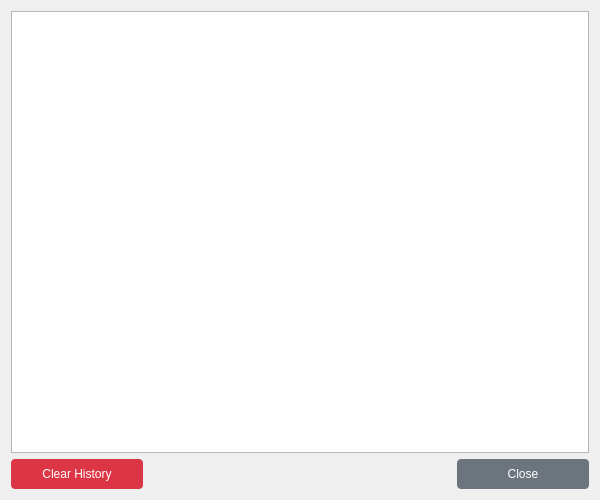
<?xml version="1.0" encoding="UTF-8"?>
<ui version="4.0">
 <class>HistoryDialog</class>
 <widget class="QDialog" name="HistoryDialog">
  <property name="geometry">
   <rect>
    <x>0</x>
    <y>0</y>
    <width>600</width>
    <height>500</height>
   </rect>
  </property>
  <property name="windowTitle">
   <string>Vaccine History Log</string>
  </property>
  <layout class="QVBoxLayout" name="verticalLayout">
   <item>
    <widget class="QListView" name="listView">
     <property name="styleSheet">
      <string notr="true">QListView {
    font-family: Consolas, monospace;
    font-size: 11pt;
    background-color: #f8f9fa;
    border: 1px solid #dee2e6;
    border-radius: 4px;
    padding: 5px;
}
QListView::item {
    padding: 5px;
    border-bottom: 1px solid #dee2e6;
}
QListView::item:hover {
    background-color: #e9ecef;
}
color: rgb(0, 0, 0);</string>
     </property>
    </widget>
   </item>
   <item>
    <layout class="QHBoxLayout" name="horizontalLayout">
     <item>
      <widget class="QPushButton" name="btnClear">
       <property name="styleSheet">
        <string notr="true">QPushButton {
    background-color: #dc3545;
    color: white;
    padding: 8px 16px;
    border-radius: 4px;
    min-width: 100px;
}
QPushButton:hover {
    background-color: #c82333;
}</string>
       </property>
       <property name="text">
        <string>Clear History</string>
       </property>
      </widget>
     </item>
     <item>
      <spacer name="horizontalSpacer">
       <property name="orientation">
        <enum>Qt::Orientation::Horizontal</enum>
       </property>
       <property name="sizeHint" stdset="0">
        <size>
         <width>40</width>
         <height>20</height>
        </size>
       </property>
      </spacer>
     </item>
     <item>
      <widget class="QPushButton" name="btnClose">
       <property name="styleSheet">
        <string notr="true">QPushButton {
    background-color: #6c757d;
    color: white;
    padding: 8px 16px;
    border-radius: 4px;
    min-width: 100px;
}
QPushButton:hover {
    background-color: #5a6268;
}</string>
       </property>
       <property name="text">
        <string>Close</string>
       </property>
      </widget>
     </item>
    </layout>
   </item>
  </layout>
 </widget>
 <resources/>
 <connections>
  <connection>
   <sender>btnClose</sender>
   <signal>clicked()</signal>
   <receiver>HistoryDialog</receiver>
   <slot>accept()</slot>
   <hints>
    <hint type="sourcelabel">
     <x>248</x>
     <y>244</y>
    </hint>
    <hint type="destinationlabel">
     <x>157</x>
     <y>177</y>
    </hint>
   </hints>
  </connection>
 </connections>
</ui>
